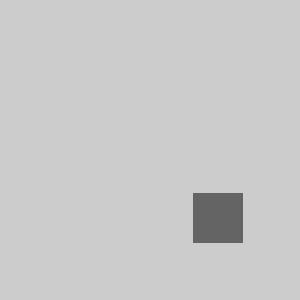
Frame 1 (no input)
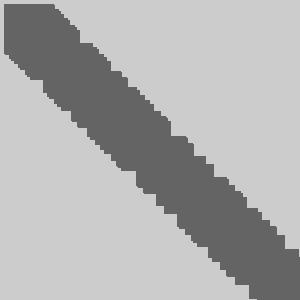
Frame 60 (the mouse pressed at the canvas centre just before this capture)
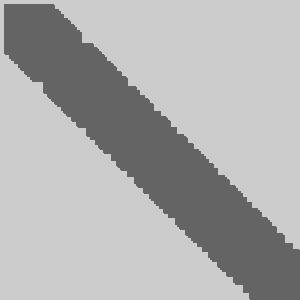
Frame 120 (the mouse held since frame 60 and released just before this capture)

The Processing sketch that drew these frames (run headless with seeded random() and noise(); from frame 60 on, the mouse is pressed at the canvas centre):

// Processing sketch: sketch_140324b
// ── sketch_140324b.pde
void setup() { 
  size(300,300); 
  fill(100); 
  noStroke();
  //frameRate(1);
}
void draw() {
int randomPos = 
int(random(300.0)); 
rect(randomPos,randomPos+ 
0,50,50);
}
